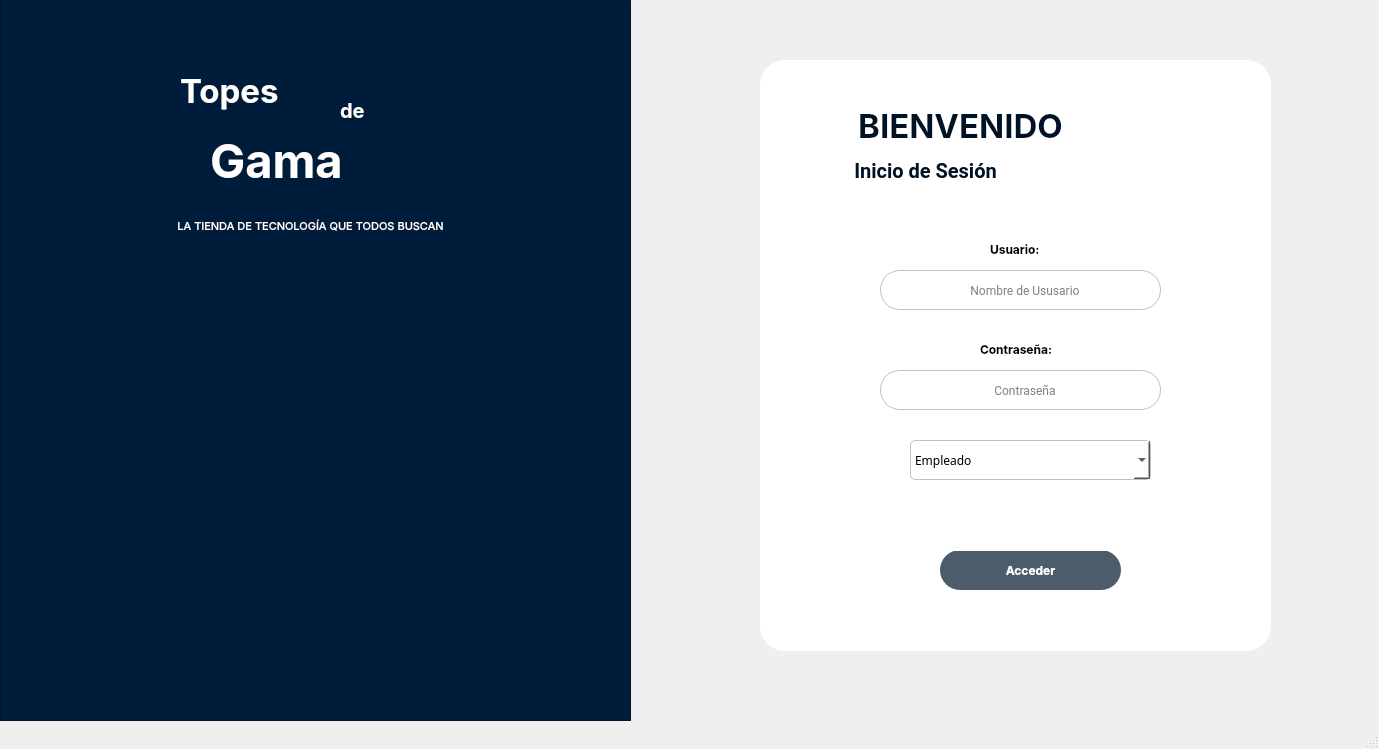
<?xml version="1.0" encoding="UTF-8"?>
<ui version="4.0">
 <class>MainWindow</class>
 <widget class="QMainWindow" name="MainWindow">
  <property name="geometry">
   <rect>
    <x>0</x>
    <y>0</y>
    <width>1379</width>
    <height>749</height>
   </rect>
  </property>
  <property name="font">
   <font>
    <family>SF UI Display Med</family>
    <pointsize>9</pointsize>
    <kerning>true</kerning>
   </font>
  </property>
  <property name="windowTitle">
   <string>Inicio de Sesión</string>
  </property>
  <widget class="QWidget" name="centralwidget">
   <widget class="QFrame" name="frame">
    <property name="geometry">
     <rect>
      <x>0</x>
      <y>0</y>
      <width>631</width>
      <height>721</height>
     </rect>
    </property>
    <property name="styleSheet">
     <string notr="true">* {background: #001c3b}</string>
    </property>
    <property name="frameShape">
     <enum>QFrame::StyledPanel</enum>
    </property>
    <property name="frameShadow">
     <enum>QFrame::Raised</enum>
    </property>
    <widget class="QLabel" name="label">
     <property name="geometry">
      <rect>
       <x>180</x>
       <y>50</y>
       <width>151</width>
       <height>81</height>
      </rect>
     </property>
     <property name="font">
      <font>
       <family>Inter</family>
       <pointsize>25</pointsize>
       <weight>75</weight>
       <bold>true</bold>
      </font>
     </property>
     <property name="styleSheet">
      <string notr="true">* { color: #fff}</string>
     </property>
     <property name="text">
      <string>Topes</string>
     </property>
    </widget>
    <widget class="QLabel" name="label_5">
     <property name="geometry">
      <rect>
       <x>340</x>
       <y>90</y>
       <width>61</width>
       <height>41</height>
      </rect>
     </property>
     <property name="font">
      <font>
       <family>Inter</family>
       <pointsize>15</pointsize>
       <weight>75</weight>
       <bold>true</bold>
      </font>
     </property>
     <property name="styleSheet">
      <string notr="true">* { color: #fff}</string>
     </property>
     <property name="text">
      <string>de</string>
     </property>
    </widget>
    <widget class="QLabel" name="label_7">
     <property name="geometry">
      <rect>
       <x>210</x>
       <y>130</y>
       <width>201</width>
       <height>61</height>
      </rect>
     </property>
     <property name="font">
      <font>
       <family>Inter</family>
       <pointsize>35</pointsize>
       <weight>75</weight>
       <bold>true</bold>
      </font>
     </property>
     <property name="styleSheet">
      <string notr="true">* { color: #fff}</string>
     </property>
     <property name="text">
      <string>Gama</string>
     </property>
    </widget>
    <widget class="QLabel" name="label_8">
     <property name="geometry">
      <rect>
       <x>80</x>
       <y>210</y>
       <width>461</width>
       <height>31</height>
      </rect>
     </property>
     <property name="font">
      <font>
       <family>Inter</family>
       <pointsize>8</pointsize>
       <weight>50</weight>
       <bold>false</bold>
      </font>
     </property>
     <property name="styleSheet">
      <string notr="true">* { color: #fff}</string>
     </property>
     <property name="text">
      <string>LA TIENDA DE TECNOLOGÍA QUE TODOS BUSCAN</string>
     </property>
     <property name="alignment">
      <set>Qt::AlignCenter</set>
     </property>
    </widget>
    <widget class="QLabel" name="label_9">
     <property name="geometry">
      <rect>
       <x>130</x>
       <y>260</y>
       <width>361</width>
       <height>401</height>
      </rect>
     </property>
     <property name="text">
      <string/>
     </property>
     <property name="pixmap">
      <pixmap>../img/Ecommerce checkout laptop-amico.png</pixmap>
     </property>
     <property name="scaledContents">
      <bool>true</bool>
     </property>
    </widget>
    <zorder>label_9</zorder>
    <zorder>label</zorder>
    <zorder>label_5</zorder>
    <zorder>label_7</zorder>
    <zorder>label_8</zorder>
   </widget>
   <widget class="QFrame" name="frame_2">
    <property name="geometry">
     <rect>
      <x>760</x>
      <y>60</y>
      <width>511</width>
      <height>591</height>
     </rect>
    </property>
    <property name="styleSheet">
     <string notr="true">QFrame {
	background: #fff;
	border: #c0c0c0;
	border-radius: 25px;
}</string>
    </property>
    <property name="frameShape">
     <enum>QFrame::StyledPanel</enum>
    </property>
    <property name="frameShadow">
     <enum>QFrame::Raised</enum>
    </property>
    <widget class="QLineEdit" name="txtPassword">
     <property name="geometry">
      <rect>
       <x>120</x>
       <y>310</y>
       <width>281</width>
       <height>40</height>
      </rect>
     </property>
     <property name="font">
      <font>
       <family>Roboto</family>
       <pointsize>9</pointsize>
      </font>
     </property>
     <property name="focusPolicy">
      <enum>Qt::StrongFocus</enum>
     </property>
     <property name="toolTipDuration">
      <number>-1</number>
     </property>
     <property name="styleSheet">
      <string notr="true">QLineEdit {
	border: 1px solid #c0c0c0;
	border-radius: 20px;
	background: #fff;
}</string>
     </property>
     <property name="echoMode">
      <enum>QLineEdit::Password</enum>
     </property>
     <property name="alignment">
      <set>Qt::AlignCenter</set>
     </property>
     <property name="placeholderText">
      <string>   Contraseña</string>
     </property>
    </widget>
    <widget class="QLabel" name="label_4">
     <property name="geometry">
      <rect>
       <x>220</x>
       <y>280</y>
       <width>91</width>
       <height>18</height>
      </rect>
     </property>
     <property name="font">
      <font>
       <family>Inter</family>
       <weight>75</weight>
       <bold>true</bold>
      </font>
     </property>
     <property name="text">
      <string>Contraseña:</string>
     </property>
    </widget>
    <widget class="QLabel" name="label_6">
     <property name="geometry">
      <rect>
       <x>50</x>
       <y>90</y>
       <width>231</width>
       <height>41</height>
      </rect>
     </property>
     <property name="font">
      <font>
       <family>Roboto</family>
       <pointsize>15</pointsize>
       <weight>75</weight>
       <bold>true</bold>
      </font>
     </property>
     <property name="styleSheet">
      <string notr="true">QLabel {color: #001226}</string>
     </property>
     <property name="text">
      <string>Inicio de Sesión</string>
     </property>
     <property name="alignment">
      <set>Qt::AlignCenter</set>
     </property>
    </widget>
    <widget class="QPushButton" name="btnAccess">
     <property name="geometry">
      <rect>
       <x>180</x>
       <y>490</y>
       <width>181</width>
       <height>40</height>
      </rect>
     </property>
     <property name="font">
      <font>
       <family>Inter</family>
       <pointsize>9</pointsize>
       <weight>75</weight>
       <bold>true</bold>
      </font>
     </property>
     <property name="cursor">
      <cursorShape>PointingHandCursor</cursorShape>
     </property>
     <property name="focusPolicy">
      <enum>Qt::StrongFocus</enum>
     </property>
     <property name="toolTipDuration">
      <number>-1</number>
     </property>
     <property name="styleSheet">
      <string notr="true">QPushButton {
	border-radius: 20px;
	background: #4d5c6b;
	color: #fff;
}</string>
     </property>
     <property name="text">
      <string>Acceder</string>
     </property>
    </widget>
    <widget class="QLabel" name="label_2">
     <property name="geometry">
      <rect>
       <x>40</x>
       <y>40</y>
       <width>321</width>
       <height>51</height>
      </rect>
     </property>
     <property name="font">
      <font>
       <family>Inter</family>
       <pointsize>25</pointsize>
       <weight>75</weight>
       <bold>true</bold>
      </font>
     </property>
     <property name="styleSheet">
      <string notr="true">QLabel {color: #001226}</string>
     </property>
     <property name="text">
      <string>BIENVENIDO</string>
     </property>
     <property name="scaledContents">
      <bool>false</bool>
     </property>
     <property name="alignment">
      <set>Qt::AlignCenter</set>
     </property>
    </widget>
    <widget class="QLabel" name="label_3">
     <property name="geometry">
      <rect>
       <x>230</x>
       <y>180</y>
       <width>64</width>
       <height>18</height>
      </rect>
     </property>
     <property name="font">
      <font>
       <family>Inter</family>
       <weight>75</weight>
       <bold>true</bold>
      </font>
     </property>
     <property name="text">
      <string>Usuario:</string>
     </property>
    </widget>
    <widget class="QComboBox" name="cmbUser">
     <property name="geometry">
      <rect>
       <x>150</x>
       <y>380</y>
       <width>241</width>
       <height>40</height>
      </rect>
     </property>
     <property name="font">
      <font>
       <family>SF UI Display SemBd</family>
       <pointsize>9</pointsize>
      </font>
     </property>
     <property name="focusPolicy">
      <enum>Qt::StrongFocus</enum>
     </property>
     <property name="toolTipDuration">
      <number>-1</number>
     </property>
     <property name="autoFillBackground">
      <bool>false</bool>
     </property>
     <property name="styleSheet">
      <string notr="true">QComboBox {
	border: 1px solid #c0c0c0;
	border-radius: 5px;
	background: #fff;
	text-align: center;
}</string>
     </property>
     <property name="currentIndex">
      <number>0</number>
     </property>
     <property name="frame">
      <bool>true</bool>
     </property>
     <item>
      <property name="text">
       <string notr="true">Empleado</string>
      </property>
     </item>
     <item>
      <property name="text">
       <string>Administrador</string>
      </property>
     </item>
    </widget>
    <widget class="QLineEdit" name="txtUser">
     <property name="geometry">
      <rect>
       <x>120</x>
       <y>210</y>
       <width>281</width>
       <height>40</height>
      </rect>
     </property>
     <property name="font">
      <font>
       <family>Roboto</family>
       <pointsize>9</pointsize>
      </font>
     </property>
     <property name="focusPolicy">
      <enum>Qt::StrongFocus</enum>
     </property>
     <property name="toolTipDuration">
      <number>-1</number>
     </property>
     <property name="styleSheet">
      <string notr="true">QLineEdit {
	border: 1px solid #c0c0c0;
	border-radius: 20px;
	background: #fff;
}</string>
     </property>
     <property name="alignment">
      <set>Qt::AlignCenter</set>
     </property>
     <property name="placeholderText">
      <string>   Nombre de Ususario</string>
     </property>
    </widget>
    <widget class="QLabel" name="lblEstado">
     <property name="enabled">
      <bool>true</bool>
     </property>
     <property name="geometry">
      <rect>
       <x>120</x>
       <y>450</y>
       <width>291</width>
       <height>41</height>
      </rect>
     </property>
     <property name="font">
      <font>
       <family>Roboto</family>
      </font>
     </property>
     <property name="styleSheet">
      <string notr="true">QLabel { color : #A01D1D}</string>
     </property>
     <property name="text">
      <string/>
     </property>
     <property name="alignment">
      <set>Qt::AlignCenter</set>
     </property>
    </widget>
   </widget>
   <zorder>frame_2</zorder>
   <zorder>frame</zorder>
  </widget>
  <widget class="QStatusBar" name="statusbar"/>
 </widget>
 <tabstops>
  <tabstop>txtUser</tabstop>
  <tabstop>txtPassword</tabstop>
  <tabstop>cmbUser</tabstop>
  <tabstop>btnAccess</tabstop>
 </tabstops>
 <resources/>
 <connections/>
</ui>
